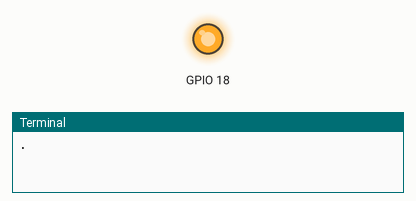
Simulated run of this program. Board: Raspberry Pi (BCM pin numbers). Shown: output pins drawn as LEDs (lit = HIGH), the last lines printed to the terminal. At 68.0 s the program stops and its outputs stay as they are.

Above: at 0.1 s.
At 30.1 s:
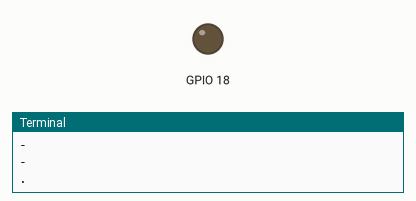
Timing chart, 0 to 39.5 s (numbered marks = the images above):
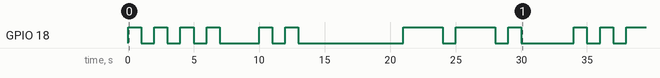

The program:

morse.py
```python
# The unit used here is 1 second. You can change this by replacing every time.sleep(1) to time.sleep({number of seconds})
# The length of a dot is 1 unit.
# A dash is 3 units.
# The space between parts of the same letter is one unit.
# The space between letters is 3 units.
# The space between words is 7 units.
#       A       . _             N       _ .
#       B       _ . . .         O       _ _ _
#       C       _ . _ .         P       . _ _ .
#       D       _ . .           Q       _ _ . _
#       E       .               R       . _ .
#       F       . . _ .         S       . . .
#       G       _ _ .           T       _
#       H       . . . .         U       . . _
#       I       . .             V       . . . _
#       J       . _ _ _         W       . _ _
#       K       _ . _           X       _ . . _
#       L       . _ . .         Y       _ . _ _
#       M       _ _             Z       _ _ . .


# . code:
# print(".")
# GPIO.output(18,GPIO.HIGH)
# time.sleep(1)
# GPIO.output(18,GPIO.LOW)
# time.sleep(1)


# - code:
# print("-")
# GPIO.output(18,GPIO.HIGH)
# time.sleep(3)
# GPIO.output(18,GPIO.LOW)
# time.sleep(1)


# Todays message:
# HI GUYS


import RPi.GPIO as GPIO
import time
GPIO.setmode(GPIO.BCM)
GPIO.setwarnings(False)
GPIO.setup(18,GPIO.OUT)
GPIO.output(18,GPIO.LOW)

# H ( . . . . )
print(".")
GPIO.output(18,GPIO.HIGH)
time.sleep(1)
GPIO.output(18,GPIO.LOW)
time.sleep(1)
print(".")
GPIO.output(18,GPIO.HIGH)
time.sleep(1)
GPIO.output(18,GPIO.LOW)
time.sleep(1)
print(".")
GPIO.output(18,GPIO.HIGH)
time.sleep(1)
GPIO.output(18,GPIO.LOW)
time.sleep(1)
print(".")
GPIO.output(18,GPIO.HIGH)
time.sleep(1)
GPIO.output(18,GPIO.LOW)

print(" ")
time.sleep(3)

# I ( . . )
print(".")
GPIO.output(18,GPIO.HIGH)
time.sleep(1)
GPIO.output(18,GPIO.LOW)
time.sleep(1)
print(".")
GPIO.output(18,GPIO.HIGH)
time.sleep(1)
GPIO.output(18,GPIO.LOW)
time.sleep(1)

# (space)

print(" ")
print(" ")
time.sleep(7)

# G ( - - . )
print("-")
GPIO.output(18,GPIO.HIGH)
time.sleep(3)
GPIO.output(18,GPIO.LOW)
time.sleep(1)
print("-")
GPIO.output(18,GPIO.HIGH)
time.sleep(3)
GPIO.output(18,GPIO.LOW)
time.sleep(1)
print(".")
GPIO.output(18,GPIO.HIGH)
time.sleep(1)
GPIO.output(18,GPIO.LOW)
time.sleep(1)

print(" ")
time.sleep(3)


# U ( . . _ )
print(".")
GPIO.output(18,GPIO.HIGH)
time.sleep(1)
GPIO.output(18,GPIO.LOW)
time.sleep(1)
print(".")
GPIO.output(18,GPIO.HIGH)
time.sleep(1)
GPIO.output(18,GPIO.LOW)
time.sleep(1)
print("-")
GPIO.output(18,GPIO.HIGH)
time.sleep(3)
GPIO.output(18,GPIO.LOW)
time.sleep(1)


print(" ")
time.sleep(3)

# Y ( _ . _ _ )
print("-")
GPIO.output(18,GPIO.HIGH)
time.sleep(3)
GPIO.output(18,GPIO.LOW)
time.sleep(1)
print(".")
GPIO.output(18,GPIO.HIGH)
time.sleep(1)
GPIO.output(18,GPIO.LOW)
time.sleep(1)
print("-")
GPIO.output(18,GPIO.HIGH)
time.sleep(3)
GPIO.output(18,GPIO.LOW)
time.sleep(1)
print("-")
GPIO.output(18,GPIO.HIGH)
time.sleep(3)
GPIO.output(18,GPIO.LOW)
time.sleep(1)


print(" ")
time.sleep(3)

# S ( . . . )
print(".")
GPIO.output(18,GPIO.HIGH)
time.sleep(1)
GPIO.output(18,GPIO.LOW)
time.sleep(1)
print(".")
GPIO.output(18,GPIO.HIGH)
time.sleep(1)
GPIO.output(18,GPIO.LOW)
time.sleep(1)
print(".")
GPIO.output(18,GPIO.HIGH)
time.sleep(1)
GPIO.output(18,GPIO.LOW)
time.sleep(1)
```

Measured:
- by itself, GPIO 18: LOW → HIGH at 0.00 s, → LOW 1.0 s later, → HIGH 1.0 s later, → LOW 1.0 s later, … (23 changes in this stretch)
